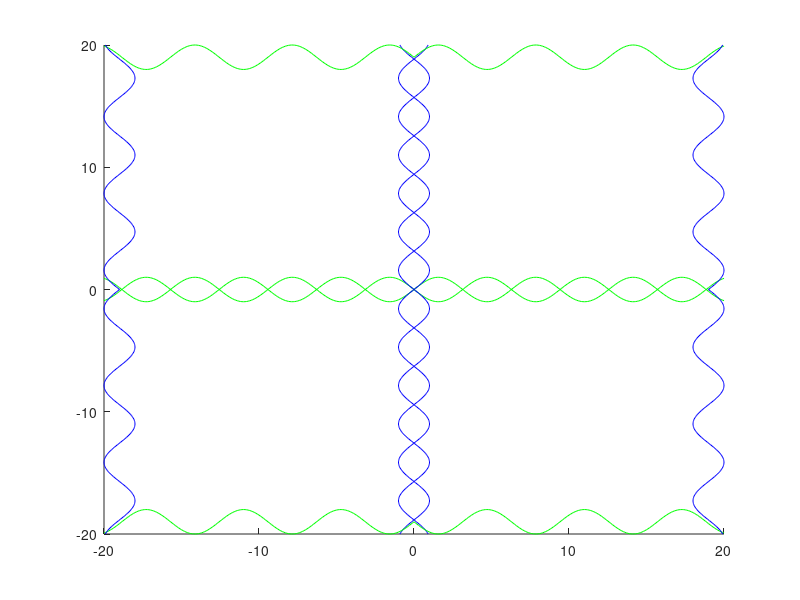

Source code (MATLAB):
figure
x = 0:0.1:20;
y = sin(x);
k = 1
while k < 3; %For k = 1 and 2
    QUILT1(1,:) = x; 
    QUILT2(1,:) = y; 
    QUILT1(2,:) = x; 
    QUILT2(2,:) = -y; 
    QUILT1(3,:) = -x; 
    QUILT2(3,:) = y; 
    QUILT1(4,:) = -x;
    QUILT2(4,:) = -y;
    hold on
    for i = 1:4         %A nested loop, with i as counter, from 1 to 4
        plot(QUILT1(i,:), QUILT2(i,:), 'color','g') %Plot the ith row of QUILT1 vs QUILT2
        pause
    end
    for i = 1:4         %Another nested loop, with i as counter, from 1 to 4
        plot(QUILT2(i,:),QUILT1(i,:), 'color', 'b') %Plot the ith row of QUILT2 vs. QUILT1
        pause
    end
    y = y + 19; %Incrementing y by 19 (for every increment of k)
    k = k + 1;  %Incrementing k by 1
end             %End of K-loop
